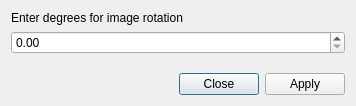
<?xml version="1.0" encoding="UTF-8"?>
<ui version="4.0">
 <class>RotateImageDialog</class>
 <widget class="QDialog" name="RotateImageDialog">
  <property name="geometry">
   <rect>
    <x>0</x>
    <y>0</y>
    <width>356</width>
    <height>106</height>
   </rect>
  </property>
  <property name="windowTitle">
   <string>Rotate Image...</string>
  </property>
  <layout class="QGridLayout" name="gridLayout">
   <item row="1" column="0" colspan="2">
    <widget class="QDoubleSpinBox" name="rotate_spinbox">
     <property name="maximum">
      <double>360.000000000000000</double>
     </property>
     <property name="singleStep">
      <double>0.100000000000000</double>
     </property>
    </widget>
   </item>
   <item row="2" column="0">
    <spacer name="verticalSpacer">
     <property name="orientation">
      <enum>Qt::Vertical</enum>
     </property>
     <property name="sizeHint" stdset="0">
      <size>
       <width>20</width>
       <height>3</height>
      </size>
     </property>
    </spacer>
   </item>
   <item row="3" column="0" colspan="2">
    <widget class="QDialogButtonBox" name="bb">
     <property name="orientation">
      <enum>Qt::Horizontal</enum>
     </property>
     <property name="standardButtons">
      <set>QDialogButtonBox::Apply|QDialogButtonBox::Close</set>
     </property>
    </widget>
   </item>
   <item row="0" column="0" colspan="2">
    <widget class="QLabel" name="label">
     <property name="text">
      <string>Enter degrees for image rotation</string>
     </property>
    </widget>
   </item>
  </layout>
 </widget>
 <resources/>
 <connections>
  <connection>
   <sender>bb</sender>
   <signal>accepted()</signal>
   <receiver>RotateImageDialog</receiver>
   <slot>accept()</slot>
   <hints>
    <hint type="sourcelabel">
     <x>248</x>
     <y>254</y>
    </hint>
    <hint type="destinationlabel">
     <x>157</x>
     <y>274</y>
    </hint>
   </hints>
  </connection>
  <connection>
   <sender>bb</sender>
   <signal>rejected()</signal>
   <receiver>RotateImageDialog</receiver>
   <slot>reject()</slot>
   <hints>
    <hint type="sourcelabel">
     <x>316</x>
     <y>260</y>
    </hint>
    <hint type="destinationlabel">
     <x>286</x>
     <y>274</y>
    </hint>
   </hints>
  </connection>
 </connections>
</ui>
